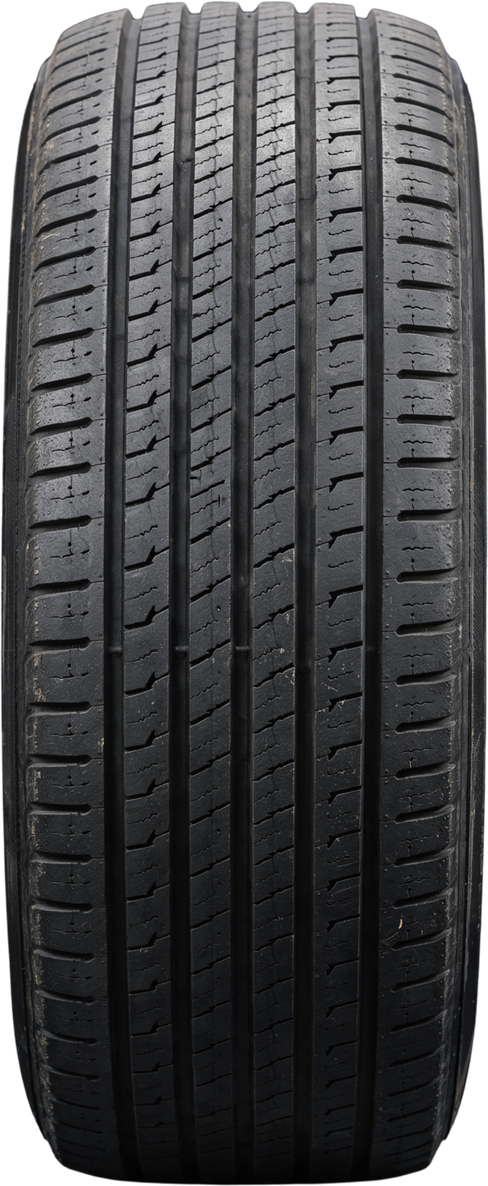
#> input picture marketing/care/wear-tread.png, 488 x 1186 px, shrunk from 1152 x 2799 before the run
$ python wear_variants.py
#> lines starting #> are read from the running program, lines starting #| are printed output that depends on the picture
"""Make four worn versions of the Canva tread photo (wear-tread.png): the bald parts are the same rubber with
its grooves filled and polished (blurred, slightly lighter and greyer), feathered into the intact tread.

usage: python3 wear_variants.py   -> wear-centre.png, wear-edges.png, wear-side.png, wear-cupping.png
"""
import os
from PIL import Image, ImageFilter
import numpy as np
HERE = os.path.dirname(os.path.abspath(__file__))
src = Image.open(os.path.join(HERE, 'wear-tread.png')).convert('RGBA')
#> src is the input picture: PIL image 488x1186 RGBA; mean R, G, B, A 60, 60.6, 62.2, 239.5
a = np.asarray(src).astype(np.float32); h, w = a.shape[:2]; alpha = a[..., 3:]
#> after `h, w = a.shape[:2]`: h = 1186; w = 488
#> after `alpha = a[..., 3:]`:
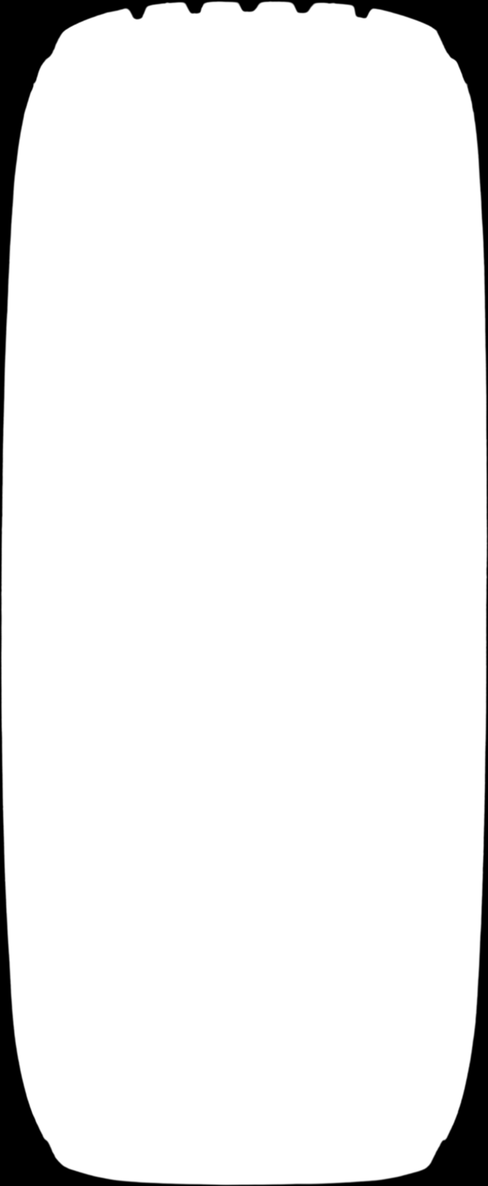
#> alpha: shape (1186, 488, 1) float32; min 0, max 255, mean 239.5
rgb = a[..., :3]
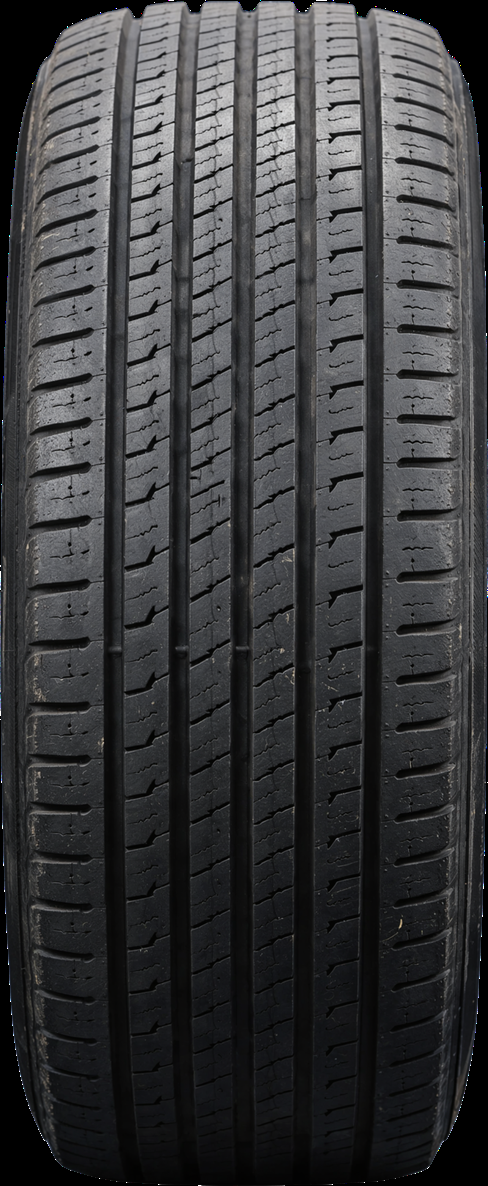
#> rgb: shape (1186, 488, 3) float32; mean R, G, B 60, 60.6, 62.2
smooth = np.asarray(src.convert('RGB').filter(ImageFilter.GaussianBlur(26)), np.float32)
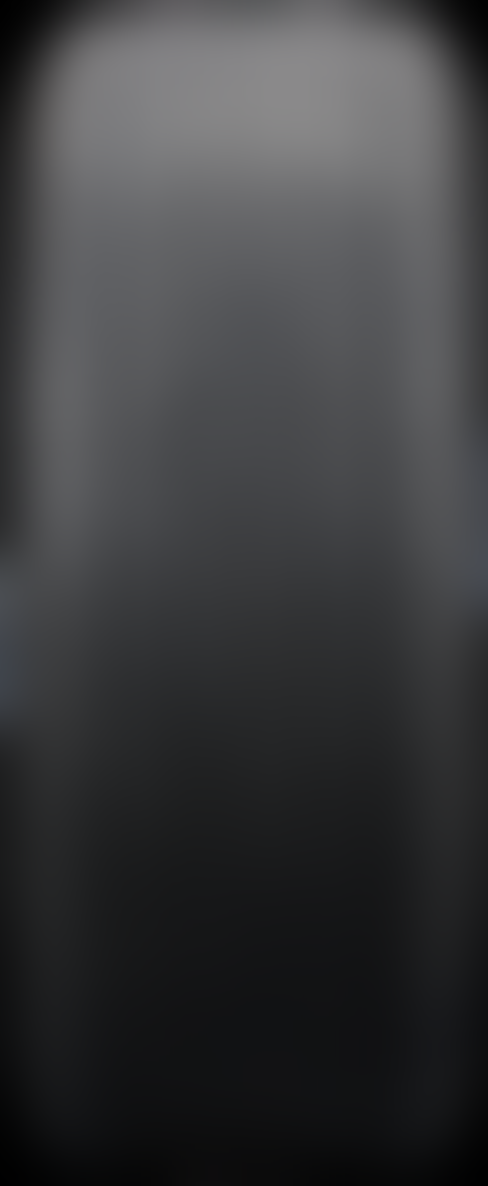
#> smooth: shape (1186, 488, 3) float32; mean R, G, B 58.7, 59.3, 61
L = smooth.mean(2, keepdims=True)
bald = L*0.5 + 74 + (smooth - L)*0.3                        # flat grey worn rubber with the photo's own shading
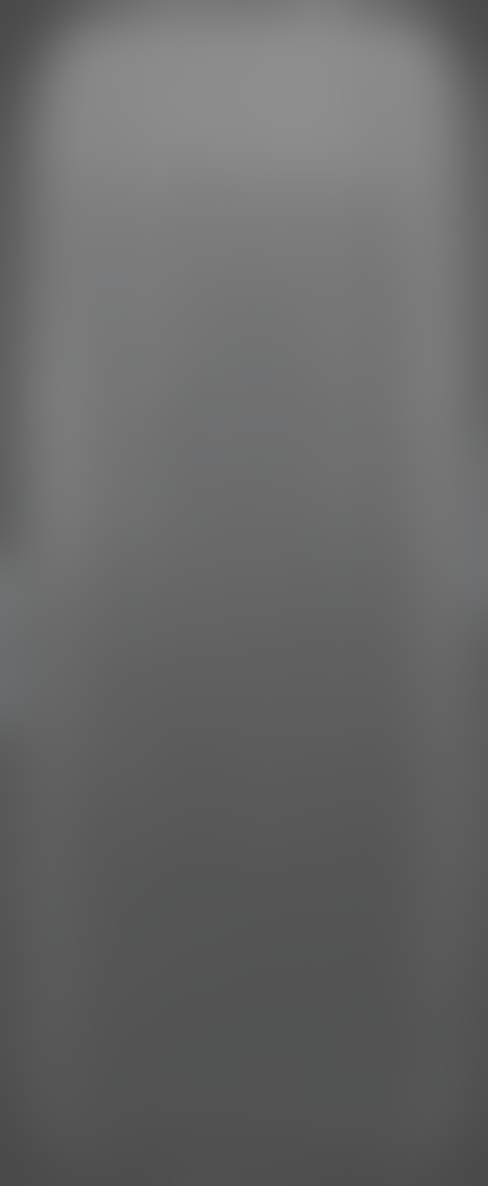
#> bald: shape (1186, 488, 3) float32; mean R, G, B 103.6, 103.9, 104.3
g0 = np.random.default_rng(3).normal(0, 1, (h, w)).astype(np.float32)
grain = np.asarray(Image.fromarray(((g0 - g0.min())/(g0.max() - g0.min())*255).astype(np.uint8)).filter(ImageFilter.BoxBlur(1)), np.float32)[..., None]
grain = (grain - grain.mean())*0.35                           # fine abraded rubber texture
bald = bald + grain
x = np.linspace(0, 1, w)[None, :, None]; y = np.linspace(0, 1, h)[:, None, None]
#> after `x = np.linspace(0, 1, w)[None, :, None]`: x = 488 values from 0 to 1
#> after `y = np.linspace(0, 1, h)[:, None, None]`: y = 1186 values from 0 to 1
# tread face spans roughly 0.06-0.94 of the width
def band(c, half, soft=0.05):
    return np.clip((half - np.abs(x - c))/soft, 0, 1)
masks = {
 'centre': band(0.5, 0.17),
 'edges': np.maximum(band(0.12, 0.11), band(0.88, 0.11)),
 'side': np.clip((0.46 - x)/0.12, 0, 1),
}
rng = np.random.default_rng(7); cup = np.zeros((h, w, 1), np.float32)
for cy in np.cumsum(rng.uniform(0.09, 0.16, 12)):
    if cy > 0.95: break
    cx = rng.choice([0.28, 0.5, 0.72]) + rng.uniform(-0.06, 0.06); r = rng.uniform(0.035, 0.06)
    cup = np.maximum(cup, np.clip(1 - np.sqrt(((x - cx)/0.24)**2 + ((y - cy)/r)**2), 0, 1)**0.5)
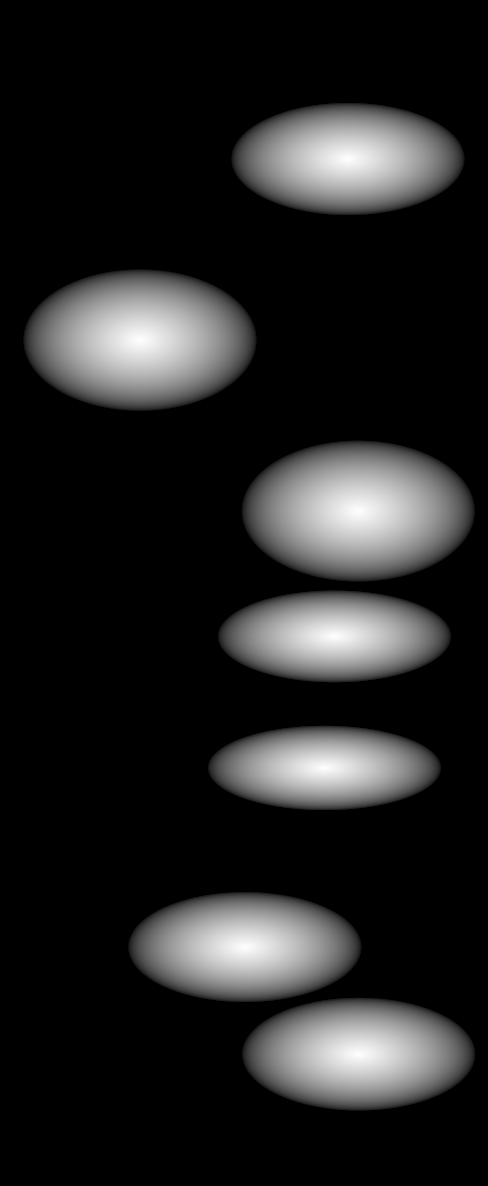
#> cup: shape (1186, 488, 1) float64; min 0, max 0.999, mean 0.135
masks['cupping'] = np.clip(cup*1.6, 0, 1)
for name, m in masks.items():
    m = np.asarray(Image.fromarray((m[..., 0]*255).astype(np.uint8)).filter(ImageFilter.GaussianBlur(6)), np.float32)[..., None]/255*0.97
    out = rgb*(1 - m) + (bald*0.82 + rgb*0.18)*m              # a ghost of the old grooves stays visible
    Image.fromarray(np.concatenate([np.clip(out, 0, 255), alpha], 2).astype(np.uint8), 'RGBA').save(os.path.join(HERE, f'wear-{name}.png'), optimize=True)
    print(name)
#> this loop made 4 passes
#> pass 1, `Image.fromarray(np.concatenate([np.clip(out, 0, 255), alpha], 2).astyp..`:
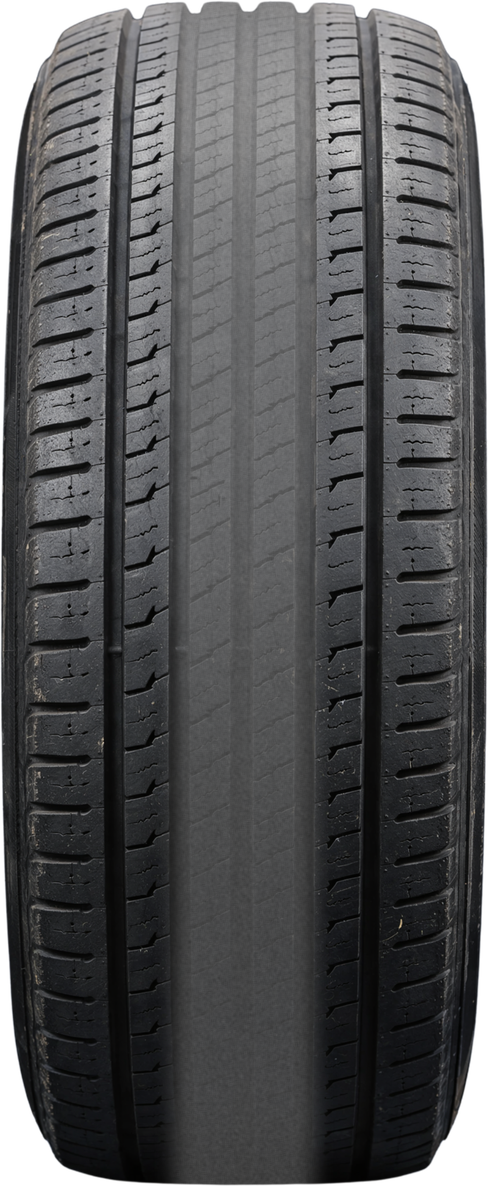
#> saved as wear-centre.png: PIL image 488x1186 RGBA; mean R, G, B, A 70.1, 70.6, 72, 239.5; transparent parts drawn white
#> after the loop:
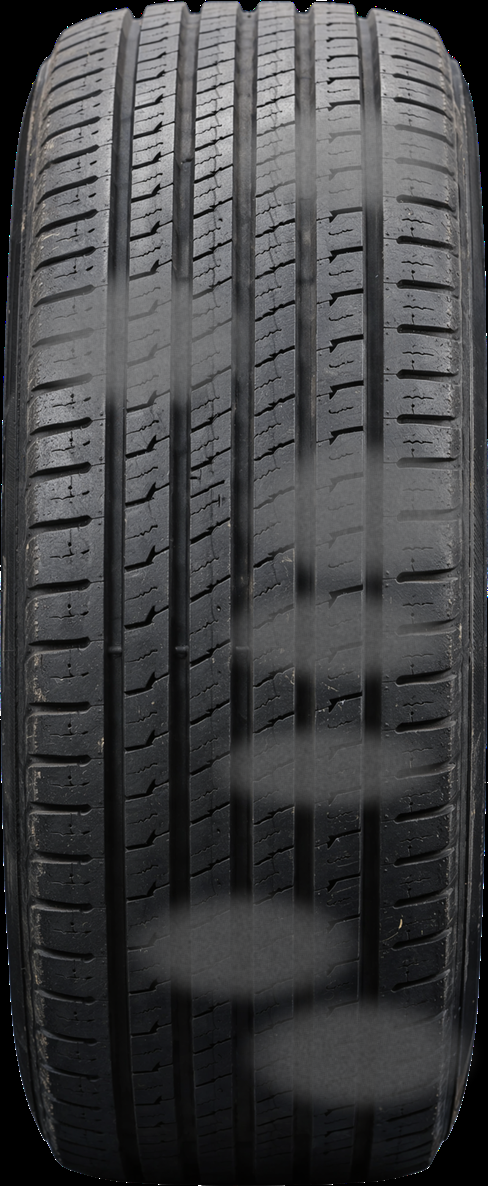
#> out: shape (1186, 488, 3) float32; mean R, G, B 66.8, 67.3, 68.7

$ run again, with marketing/care/wear-edges.png copied over marketing/care/wear-tread.png
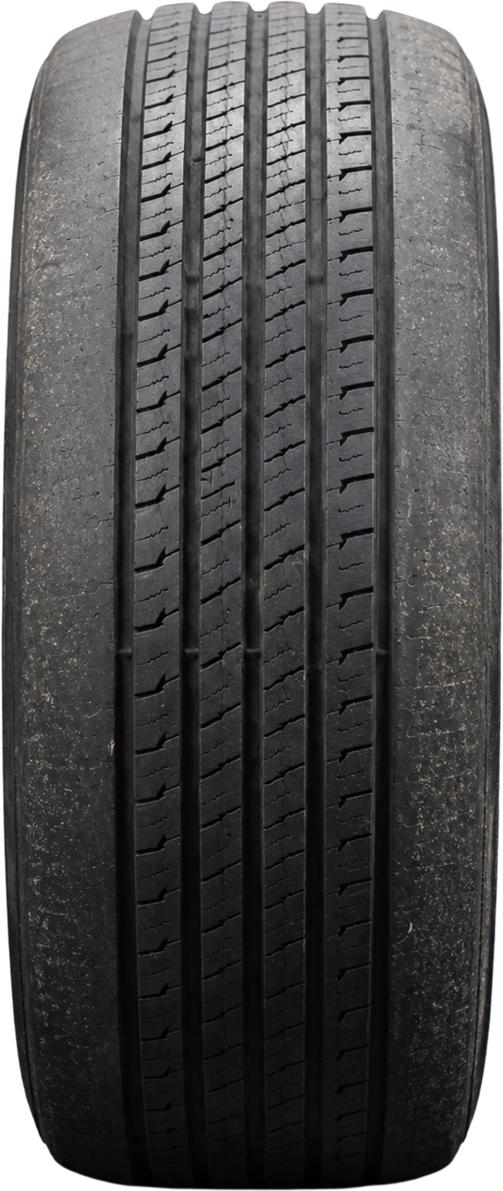
#> input picture marketing/care/wear-edges.png, 503 x 1191 px, shrunk from 1187 x 2810 before the run
#> src is the input picture: PIL image 503x1191 RGBA; mean R, G, B, A 64.8, 64.5, 65, 238.7
#> `alpha = a[..., 3:]`:
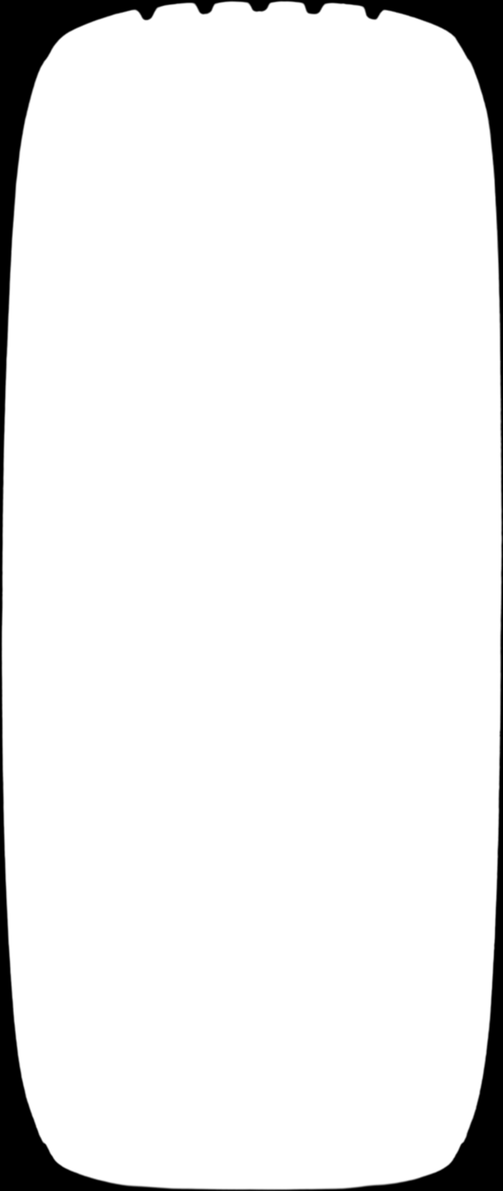
#> alpha: shape (1191, 503, 1) float32; min 0, max 255, mean 238.7
#> after the loop `for name, m in masks.items():`:
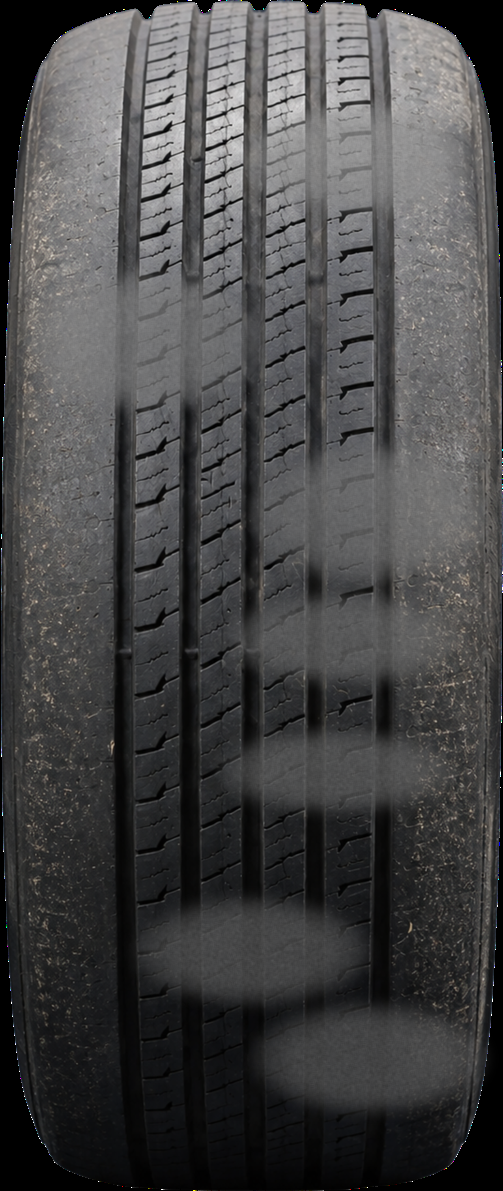
#> out: shape (1191, 503, 3) float32; mean R, G, B 71.3, 71, 71.5

$ run again, with marketing/care/wear-side.png copied over marketing/care/wear-tread.png
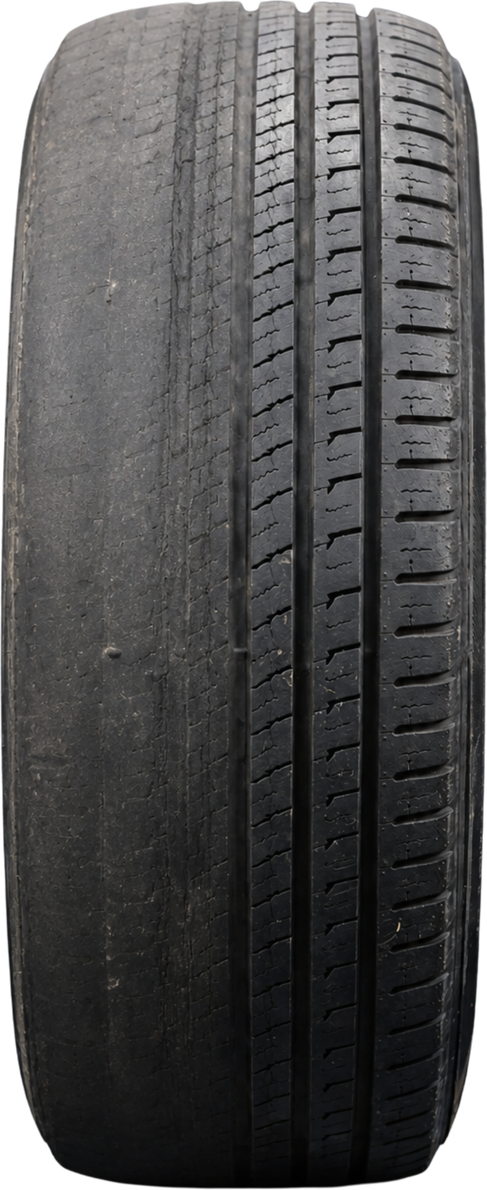
#> input picture marketing/care/wear-side.png, 487 x 1190 px, shrunk from 1149 x 2809 before the run
#> src is the input picture: PIL image 487x1190 RGBA; mean R, G, B, A 67.6, 67.2, 67.5, 238.8
#> `alpha = a[..., 3:]`:
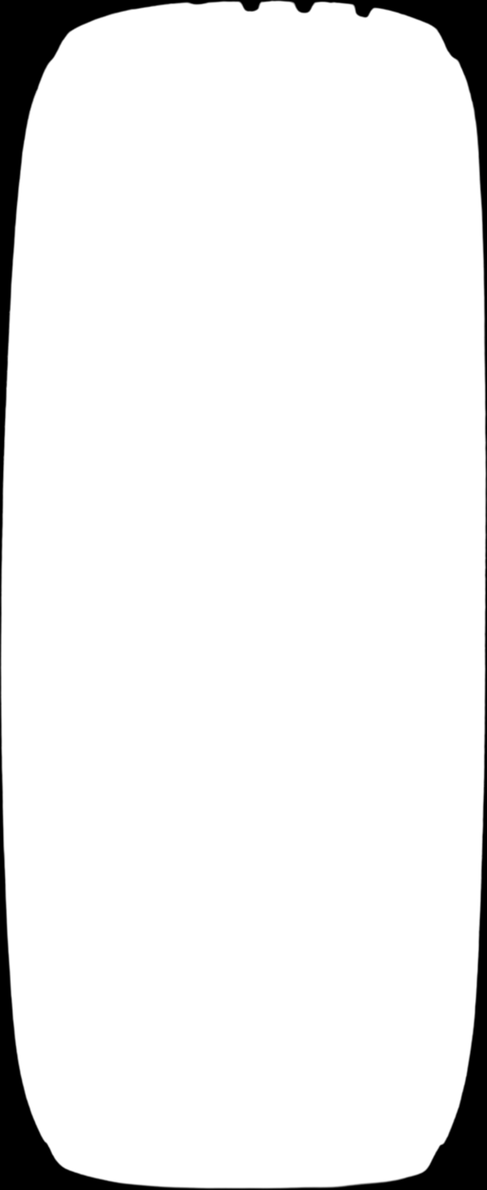
#> alpha: shape (1190, 487, 1) float32; min 0, max 255, mean 238.8
#> after the loop `for name, m in masks.items():`:
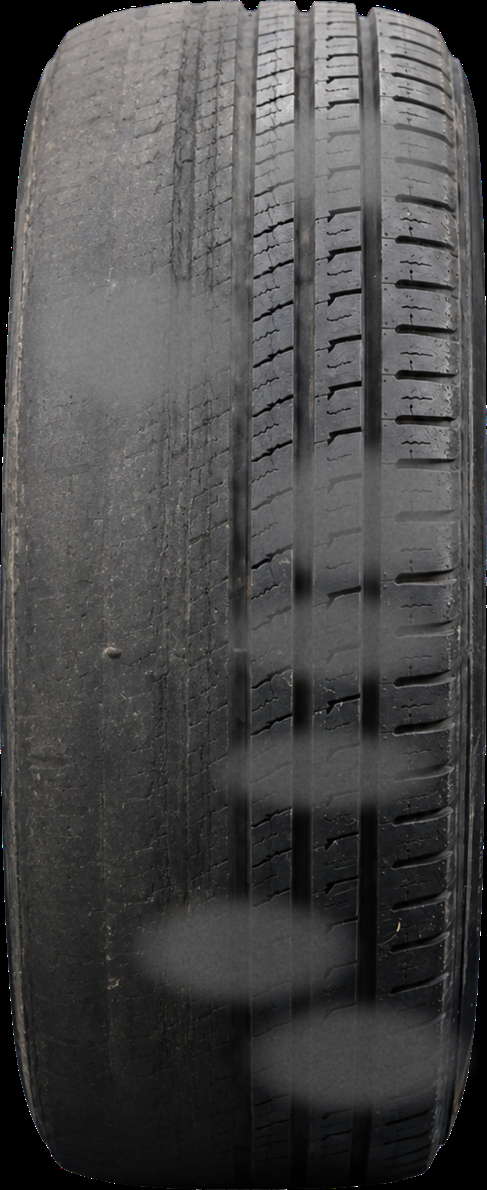
#> out: shape (1190, 487, 3) float32; mean R, G, B 74.1, 73.6, 73.8
